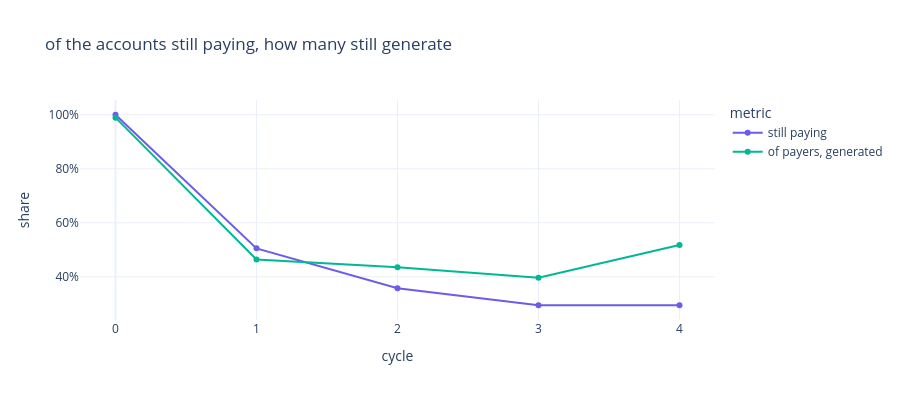

Source (notebook cell):
### Markdown cell above
## 1.3 Paid churn is not usage churn

### Code cell
gen_alive = {int(m): set(g['customer']) for m, g in gen[gen['cycle'] >= 0].groupby('cycle')}
rows = []
for m in range(0, 7):
    elig = MON[MON['tenure_days'] >= PERIOD * (m + 1) - TOL]
    if len(elig) < 500:
        break
    payers = elig.index[alive.reindex(elig.index)[m].fillna(False)]
    used = payers.isin(list(gen_alive.get(m, set())))
    rev_m = piv.reindex(payers)[m].fillna(0)
    rows.append({'cycle': m, 'n_eligible': len(elig), 'still paying': len(payers) / len(elig),
                 'of payers, generated': used.mean(), 'dormant payers': (~used).sum(),
                 'their $ this cycle': rev_m[~used].sum(),
                 'share of cycle $': rev_m[~used].sum() / rev_m.sum()})
pu = pd.DataFrame(rows)
print(pu.round(3).to_string(index=False))

fig = px.line(pu.melt(id_vars='cycle', value_vars=['still paying', 'of payers, generated'],
                      var_name='metric', value_name='share'),
              x='cycle', y='share', color='metric', markers=True,
              title='of the accounts still paying, how many still generate')
fig.update_yaxes(tickformat='.0%', title='share')
fig.show()

### Figure 1 — Plotly figure (JSON) as saved in the notebook; plotly's stock layout.template omitted (floating-point values rounded to 4 significant figures)
{"data": [{"hovertemplate": "metric=still paying<br>cycle=%{x}<br>share=%{y}<extra></extra>", "legendgroup": "still paying", "line": {"color": "#6C5CE7", "dash": "solid"}, "marker": {"symbol": "circle"}, "mode": "lines+markers", "name": "still paying", "orientation": "v", "showlegend": true, "type": "scatter", "x": [0, 1, 2, 3, 4], "xaxis": "x", "y": [1.0, 0.5051, 0.3574, 0.2945, 0.2948], "yaxis": "y"}, {"hovertemplate": "metric=of payers, generated<br>cycle=%{x}<br>share=%{y}<extra></extra>", "legendgroup": "of payers, generated", "line": {"color": "#00B894", "dash": "solid"}, "marker": {"symbol": "circle"}, "mode": "lines+markers", "name": "of payers, generated", "orientation": "v", "showlegend": true, "type": "scatter", "x": [0, 1, 2, 3, 4], "xaxis": "x", "y": [0.9893, 0.4637, 0.4356, 0.3965, 0.5173], "yaxis": "y"}], "layout": {"height": 400, "legend": {"title": {"text": "metric"}, "tracegroupgap": 0}, "title": {"text": "of the accounts still paying, how many still generate"}, "xaxis": {"anchor": "y", "domain": [0, 1], "title": {"text": "cycle"}}, "yaxis": {"anchor": "x", "domain": [0, 1], "tickformat": ".0%", "title": {"text": "share"}}}}
